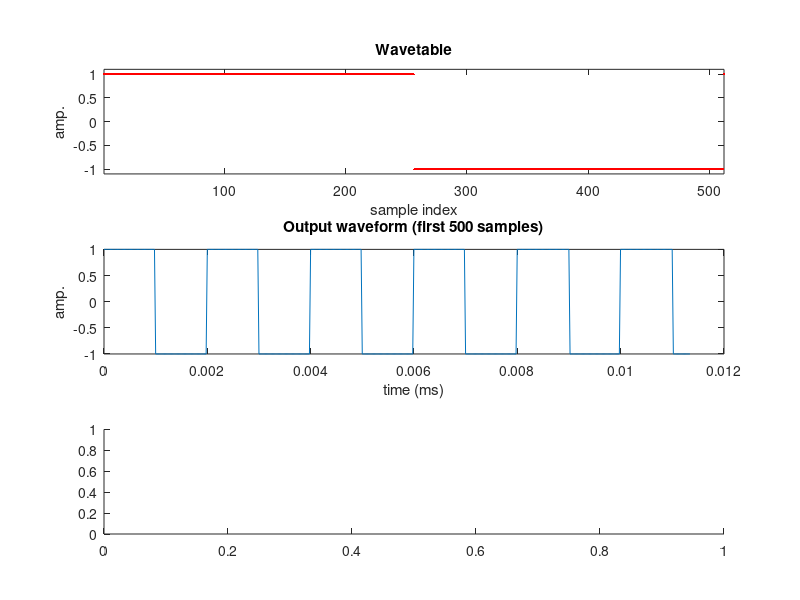

This figure's MATLAB source: (Note: this script raises an error after producing the figure.)
%% Single wavetable synthesis
% Variable frequency via rounding/tructation.
% Note that, especially for high frequencies, using the sawtooth/square
% wavetable, aliasing artifacts are audible in the output.

clear; close all;

% Constants.
% Mode: 'round' or 'truncate'
mode = 'round';
% Wavetable type: 'sine', 'square', or 'saw'
wtType = 'square';
% Sample rate.
Fs = 44100;
% Output frequency.
F0 = 501;
% Output duration.
outDurationS = 2;
% Output amplitude.
outAmp = 1.;
% Wavetable length.
wtLength = 2^9;
% Max output samples to plot.
maxOutPlot = 500;

% Plot setup.
figure( ...
    'Name', 'Single wavetable', ...
    'Position', [500 50 750 900] ...
);

% Create and plot the wavetable.
switch(wtType)
    case 'sine'
        wt = sin(linspace(0, 2 * pi, wtLength)');
    case 'saw'
        wt = linspace(-1, 1, wtLength);
    case 'square'
        wt = square(linspace(0, 2 * pi, wtLength)');
end

subplot(311), ...
    plot(1:wtLength, wt, 'r.'), ...
    title('Wavetable'), ...
    xlim([1, wtLength]), ...
    ylim([-1.1, 1.1]), ...
    ylabel('amp.'), ...
    xlabel('sample index');

% Create output placeholder.
y = zeros(Fs * outDurationS, 1);

% Calculate the number of samples per period of the wavetable to produce the
% desired frequency.
sampsPerPeriod = Fs / F0;
wtStepsPerSample = wtLength / sampsPerPeriod;

% Repeatedly copy the wavetable to the output placeholder.
for n=1:(Fs * outDurationS)
    % Calculate the fractional sample index in the wavetable.
    wtIndex = mod(wtStepsPerSample * (n - 1), wtLength) + 1;
    
    % Get the integer sample index as per the mode setting.
    switch(mode)
        case 'round'
            wtIndex = round(wtIndex);
        case 'truncate'
            wtIndex = floor(wtIndex);
    end
    
    % Wrap as necessary.
    if wtIndex == 0
        wtIndex = wtLength;
    end
    if wtIndex > wtLength
        wtIndex = 1;
    end
   
    % Compose the output.
    y(n) = wt(wtIndex);
end

sound(y, Fs);
% Plot beginning of output against time.
subplot(312), ...
    plot(linspace(0, maxOutPlot / Fs, maxOutPlot)', y(1:maxOutPlot)), ...
    title(sprintf('Output waveform (first %d samples)', maxOutPlot)), ...
    ylim([-1, 1]), ...
    ylabel('amp.'), ...
    xlabel('time (ms)');

% Plot spectrogram
subplot(313), ...
    spectrogram(y, 512, 64, 512, Fs, 'yaxis'), ...
    ylim([0, 10]);

% For sine wavetable, inspect the frequency response.
if strcmp(wtType, 'sine')
    figure( ...
        'Name', 'Frequency response', ...
        'Position', [600 50 750 900] ...
    );
    freqz(y);

    % Compare sin wavetable output with 'pure' sine wave:
    figure( ...
        'Name', 'Pure sine', ...
        'Position', [700 50 750 900] ...
    );
    y_ = sin(2 * pi * F0 * linspace(0, outDurationS, Fs * outDurationS));
    % spectrogram( y_, 512, 64, 512, Fs, 'yaxis');
    freqz(y_);
end

tfPlot(y, Fs);
